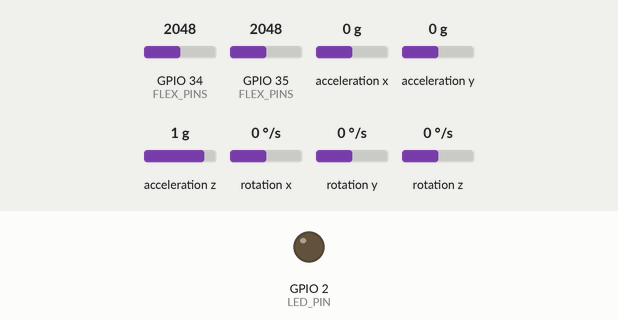
A sketch run on a simulated ESP32. Parts: output pins drawn as LEDs (lit = HIGH). Wiring (inferred from the names in the program): MPU-9250 motion sensor at I2C address 0x68. The test bench sets the inputs (shaded band); at power-on: GPIO 34 (FLEX_PINS) = 2048, GPIO 35 (FLEX_PINS) = 2048, acceleration x 0 g, acceleration y 0 g, acceleration z 1 g, rotation x 0 °/s, rotation y 0 °/s, rotation z 0 °/s (analog values on the 0–4095 scale). What the sketch prints to the serial monitor is not drawn.

Above: at 7.1 s.
7.2 s: GPIO 34 (FLEX_PINS) set to 537
9.0 s: GPIO 34 (FLEX_PINS) set to 476
At 9.6 s:
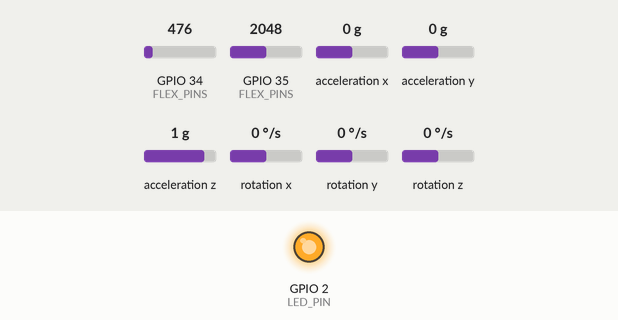
Timing chart, 0 to 12.0 s (numbered marks = the images above; inputs shaded):
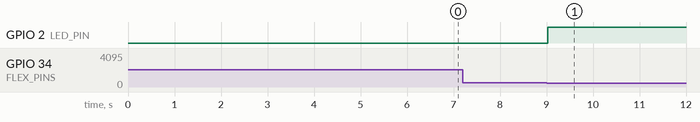

Measured:
- the behaviour switches between 500 and 499 on GPIO 34 (FLEX_PINS) (found by bisection; images 0 and 1)
- after the input at 7.2 s, every drawn part: stays the same
- after the input at 9.0 s, GPIO 2 (LED_PIN): LOW → HIGH at once

The sketch:

glove_full.ino
```cpp
// Glove firmware: 2x flex (D34, D35) + MPU-6500 IMU (I2C SDA=21 SCL=22)
//
// Emits the monitor's 48-byte binary frame at a fixed 50 Hz:
//   [0xAA 0x55] [5 x uint16 LE flex] [9 x float32 LE accel xyz, gyro xyz, mag xyz]
// flex[0] = D34, flex[1] = D35, flex[2..4] = 0 (unused channels).
// Mag is zero: the MPU-6500 has no magnetometer.
//
// Wiring per flex sensor (one divider each, middle point to its own pin):
//   3V3 -- flex -- (middle) -- resistor -- GND,   middle -> D34 / D35
// GPIO 34/35 are input-only and have NO internal pull resistors: an
// unconnected pin floats and reads random values. That is wiring, not code.
#include <Wire.h>

// --- pins -------------------------------------------------------------------
static const int FLEX_PINS[] = {34, 35};
static const int FLEX_COUNT  = sizeof(FLEX_PINS) / sizeof(FLEX_PINS[0]);
static const int SDA_PIN = 21;
static const int SCL_PIN = 22;
static const int LED_PIN = 2;

// --- timing -----------------------------------------------------------------
static const uint32_t FRAME_PERIOD_US = 20000;  // 50 Hz
static const int ADC_SAMPLES = 9;               // median-of-9 per frame

// --- gyro calibration ---------------------------------------------------------
// Measured over 299 still samples (5 min), 2026-10-16:
//   X = -5.101 dps (std 0.181), Y = +7.412 dps (std 0.224), Z = -0.495 dps (std 0.145)
// At boot we re-measure for 2 s and use the result ONLY if the board was still
// (low spread); otherwise these stored offsets stay in use.
static float gyroOff[3] = {-5.101f, 7.412f, -0.495f};
static const int   CAL_SAMPLES  = 400;   // 400 x 5 ms = 2 s
static const float CAL_MAX_STD  = 1.0f;  // dps; above this the board was moving

static const uint8_t FRAME_MAGIC[2] = {0xAA, 0x55};
static uint8_t mpuAddr = 0x68;
static bool imuReady = false;

// --- I2C helpers --------------------------------------------------------------
static bool i2cW(uint8_t a, uint8_t r, uint8_t v) {
  Wire.beginTransmission(a); Wire.write(r); Wire.write(v);
  return Wire.endTransmission() == 0;
}
static bool i2cR(uint8_t a, uint8_t r, uint8_t *b, size_t n) {
  Wire.beginTransmission(a); Wire.write(r);
  if (Wire.endTransmission(false) != 0) return false;
  if (Wire.requestFrom((int)a, (int)n) != (int)n) return false;
  for (size_t i = 0; i < n; i++) b[i] = Wire.read();
  return true;
}

// --- IMU ----------------------------------------------------------------------
static bool imuInit() {
  bool found = false;
  for (uint8_t a : {0x68, 0x69}) {
    Wire.beginTransmission(a);
    if (Wire.endTransmission() == 0) { mpuAddr = a; found = true; break; }
  }
  if (!found) { Serial.println("[imu] no device at 0x68/0x69"); return false; }
  uint8_t who = 0;
  i2cR(mpuAddr, 0x75, &who, 1);
  Serial.printf("[imu] WHO_AM_I=0x%02X @0x%02X\n", who, mpuAddr);
  if (who == 0x00 || who == 0xFF) return false;

  i2cW(mpuAddr, 0x6B, 0x80); delay(100);   // reset
  i2cW(mpuAddr, 0x6B, 0x01); delay(20);    // wake, PLL clock
  i2cW(mpuAddr, 0x1C, 0x00);               // accel +-2 g
  i2cW(mpuAddr, 0x1B, 0x00);               // gyro +-250 dps
  i2cW(mpuAddr, 0x1A, 0x03);               // DLPF 44 Hz
  delay(20);
  Serial.println("[imu] ready");
  return true;
}

static bool readRawGyro(float *g) {
  uint8_t b[6];
  if (!i2cR(mpuAddr, 0x43, b, 6)) return false;
  const float G = 250.0f / 32768.0f;
  g[0] = (int16_t)((b[0] << 8) | b[1]) * G;
  g[1] = (int16_t)((b[2] << 8) | b[3]) * G;
  g[2] = (int16_t)((b[4] << 8) | b[5]) * G;
  return true;
}

// Re-measure the gyro zero-rate offset; keep it only if the board was still.
static void calibrateGyro() {
  Serial.println("[cal] measuring gyro offset, keep still 2 s...");
  double s[3] = {0, 0, 0}, q[3] = {0, 0, 0};
  int n = 0;
  for (int i = 0; i < CAL_SAMPLES; i++) {
    float g[3];
    if (readRawGyro(g)) {
      for (int k = 0; k < 3; k++) { s[k] += g[k]; q[k] += (double)g[k] * g[k]; }
      n++;
    }
    delay(5);
  }
  if (n < CAL_SAMPLES / 2) { Serial.println("[cal] too few reads, keeping stored offsets"); return; }
  float mean[3], sd[3], worst = 0;
  for (int k = 0; k < 3; k++) {
    mean[k] = s[k] / n;
    double var = q[k] / n - (double)mean[k] * mean[k];
    sd[k] = var > 0 ? sqrt(var) : 0;
    if (sd[k] > worst) worst = sd[k];
  }
  if (worst > CAL_MAX_STD) {
    Serial.printf("[cal] board moved (std %.2f dps), keeping stored offsets\n", worst);
    return;
  }
  for (int k = 0; k < 3; k++) gyroOff[k] = mean[k];
  Serial.printf("[cal] gyro offset = %.3f / %.3f / %.3f dps\n", gyroOff[0], gyroOff[1], gyroOff[2]);
}

// Reads accel (g) and offset-corrected gyro (dps). Returns false on an I2C error.
static bool readIMU(float *accel, float *gyro) {
  uint8_t b[14];
  if (!i2cR(mpuAddr, 0x3B, b, 14)) return false;
  const float A = 2.0f / 32768.0f, G = 250.0f / 32768.0f;
  accel[0] = (int16_t)((b[0] << 8) | b[1]) * A;
  accel[1] = (int16_t)((b[2] << 8) | b[3]) * A;
  accel[2] = (int16_t)((b[4] << 8) | b[5]) * A;
  gyro[0]  = (int16_t)((b[8] << 8) | b[9]) * G - gyroOff[0];
  gyro[1]  = (int16_t)((b[10] << 8) | b[11]) * G - gyroOff[1];
  gyro[2]  = (int16_t)((b[12] << 8) | b[13]) * G - gyroOff[2];
  return true;
}

// --- flex ---------------------------------------------------------------------
// Median of ADC_SAMPLES raw reads: rejects single-sample spikes better than a mean.
static uint16_t readFlex(int pin) {
  uint16_t v[ADC_SAMPLES];
  for (int i = 0; i < ADC_SAMPLES; i++) v[i] = analogRead(pin);
  for (int i = 1; i < ADC_SAMPLES; i++) {           // insertion sort (9 items)
    uint16_t x = v[i]; int j = i - 1;
    while (j >= 0 && v[j] > x) { v[j + 1] = v[j]; j--; }
    v[j + 1] = x;
  }
  return v[ADC_SAMPLES / 2];
}

// --- main ---------------------------------------------------------------------
void setup() {
  Serial.begin(115200);
  delay(1500);
  pinMode(LED_PIN, OUTPUT);
  analogReadResolution(12);
  for (int i = 0; i < FLEX_COUNT; i++) analogSetPinAttenuation(FLEX_PINS[i], ADC_11db);  // 0-3.3 V
  Wire.begin(SDA_PIN, SCL_PIN, 400000);
  delay(2000);   // the MPU needs time after a cold boot
  Serial.println();
  Serial.println("=== GLOVE FIRMWARE (flex D34+D35 + IMU) ===");
  imuReady = imuInit();
  if (imuReady) calibrateGyro();
  else Serial.println("[imu] not up yet - will retry in loop");
  Serial.println("[stream] binary frames: 5x uint16 flex + 9x float32 @50 Hz");
}

void loop() {
  static uint32_t next = micros();
  static uint32_t retry = 0;

  // Bring the IMU (back) up if it is missing; calibration only on (re)init.
  if (!imuReady && millis() - retry > 2000) {
    retry = millis();
    imuReady = imuInit();
    if (imuReady) calibrateGyro();
  }

  // Fixed 50 Hz schedule (no drift from the work done per frame).
  if ((int32_t)(micros() - next) < 0) return;
  next += FRAME_PERIOD_US;
  if ((int32_t)(micros() - next) > (int32_t)FRAME_PERIOD_US) next = micros();  // resync after a stall

  uint16_t flex[5] = {0, 0, 0, 0, 0};
  for (int i = 0; i < FLEX_COUNT && i < 5; i++) flex[i] = readFlex(FLEX_PINS[i]);

  float accel[3] = {0, 0, 0}, gyro[3] = {0, 0, 0};
  if (imuReady && !readIMU(accel, gyro)) {
    imuReady = false;              // I2C error: drop to the retry path above
    accel[0] = accel[1] = accel[2] = 0;
    gyro[0] = gyro[1] = gyro[2] = 0;
  }
  float imu[9] = {accel[0], accel[1], accel[2], gyro[0], gyro[1], gyro[2], 0, 0, 0};

  Serial.write(FRAME_MAGIC, 2);
  Serial.write((uint8_t *)flex, sizeof(flex));
  Serial.write((uint8_t *)imu, sizeof(imu));

  digitalWrite(LED_PIN, (flex[0] < 500) ? HIGH : LOW);
}
```
